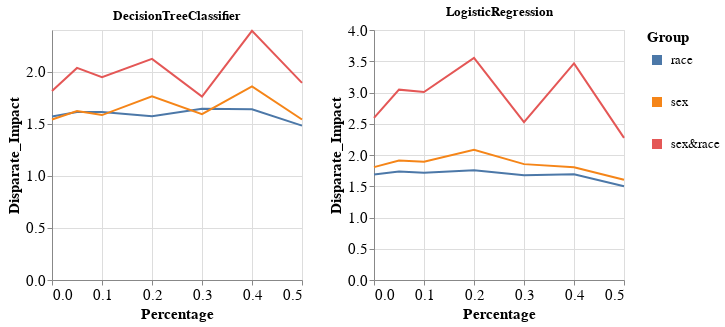

Notebook cell for this chart:
### Code cell
visualizer.create_groups_grid_pct_lines_per_model_plot(group_metric='Disparate_Impact',
                                                       target_preprocessing_technique=PREPROCESSING_TECHNIQUES[0],
                                                       model_names=MODEL_NAMES[:2])

### Figure 1 — Vega-Lite specification as saved in the notebook (floating-point values rounded to 4 significant figures)
{"config": {"view": {"continuousWidth": 400, "continuousHeight": 300}, "axis": {"labelFontSize": 15, "titleFontSize": 15}, "legend": {"labelFontSize": 13, "symbolStrokeWidth": 10, "titleFontSize": 15}}, "vconcat": [{"hconcat": [{"mark": "line", "encoding": {"color": {"field": "Group", "type": "nominal"}, "x": {"field": "Percentage", "type": "quantitative"}, "y": {"field": "Metric_Value", "title": "Disparate_Impact", "type": "quantitative"}}, "height": 250, "title": "DecisionTreeClassifier", "width": 250}, {"data": {"name": "data-b6cfc982702c0d3d033d91371e1f062e"}, "mark": "line", "encoding": {"color": {"field": "Group", "type": "nominal"}, "x": {"field": "Percentage", "type": "quantitative"}, "y": {"field": "Metric_Value", "title": "Disparate_Impact", "type": "quantitative"}}, "height": 250, "title": "LogisticRegression", "width": 250}]}], "data": {"name": "data-e194e567a4cb29ab61b826b383a0e65e"}, "$schema": "https://vega.github.io/schema/vega-lite/v4.17.0.json", "datasets": {"data-e194e567a4cb29ab61b826b383a0e65e": [{"Model_Name": "DecisionTreeClassifier", "Metric": "Disparate_Impact", "Group": "race", "Metric_Value": 1.57, "Percentage": 0.0}, {"Model_Name": "DecisionTreeClassifier", "Metric": "Disparate_Impact", "Group": "sex", "Metric_Value": 1.541, "Percentage": 0.0}, {"Model_Name": "DecisionTreeClassifier", "Metric": "Disparate_Impact", "Group": "sex&race", "Metric_Value": 1.813, "Percentage": 0.0}, {"Model_Name": "DecisionTreeClassifier", "Metric": "Disparate_Impact", "Group": "race", "Metric_Value": 1.612, "Percentage": 0.05}, {"Model_Name": "DecisionTreeClassifier", "Metric": "Disparate_Impact", "Group": "sex", "Metric_Value": 1.622, "Percentage": 0.05}, {"Model_Name": "DecisionTreeClassifier", "Metric": "Disparate_Impact", "Group": "sex&race", "Metric_Value": 2.036, "Percentage": 0.05}, {"Model_Name": "DecisionTreeClassifier", "Metric": "Disparate_Impact", "Group": "race", "Metric_Value": 1.614, "Percentage": 0.1}, {"Model_Name": "DecisionTreeClassifier", "Metric": "Disparate_Impact", "Group": "sex", "Metric_Value": 1.583, "Percentage": 0.1}, {"Model_Name": "DecisionTreeClassifier", "Metric": "Disparate_Impact", "Group": "sex&race", "Metric_Value": 1.948, "Percentage": 0.1}, {"Model_Name": "DecisionTreeClassifier", "Metric": "Disparate_Impact", "Group": "race", "Metric_Value": 1.572, "Percentage": 0.2}, {"Model_Name": "DecisionTreeClassifier", "Metric": "Disparate_Impact", "Group": "sex", "Metric_Value": 1.764, "Percentage": 0.2}, {"Model_Name": "DecisionTreeClassifier", "Metric": "Disparate_Impact", "Group": "sex&race", "Metric_Value": 2.123, "Percentage": 0.2}, {"Model_Name": "DecisionTreeClassifier", "Metric": "Disparate_Impact", "Group": "race", "Metric_Value": 1.644, "Percentage": 0.3}, {"Model_Name": "DecisionTreeClassifier", "Metric": "Disparate_Impact", "Group": "sex", "Metric_Value": 1.592, "Percentage": 0.3}, {"Model_Name": "DecisionTreeClassifier", "Metric": "Disparate_Impact", "Group": "sex&race", "Metric_Value": 1.761, "Percentage": 0.3}, {"Model_Name": "DecisionTreeClassifier", "Metric": "Disparate_Impact", "Group": "race", "Metric_Value": 1.639, "Percentage": 0.4}, {"Model_Name": "DecisionTreeClassifier", "Metric": "Disparate_Impact", "Group": "sex", "Metric_Value": 1.859, "Percentage": 0.4}, {"Model_Name": "DecisionTreeClassifier", "Metric": "Disparate_Impact", "Group": "sex&race", "Metric_Value": 2.392, "Percentage": 0.4}, {"Model_Name": "DecisionTreeClassifier", "Metric": "Disparate_Impact", "Group": "race", "Metric_Value": 1.482, "Percentage": 0.5}, {"Model_Name": "DecisionTreeClassifier", "Metric": "Disparate_Impact", "Group": "sex", "Metric_Value": 1.541, "Percentage": 0.5}, {"Model_Name": "DecisionTreeClassifier", "Metric": "Disparate_Impact", "Group": "sex&race", "Metric_Value": 1.892, "Percentage": 0.5}], "data-b6cfc982702c0d3d033d91371e1f062e": [{"Model_Name": "LogisticRegression", "Metric": "Disparate_Impact", "Group": "race", "Metric_Value": 1.69, "Percentage": 0.0}, {"Model_Name": "LogisticRegression", "Metric": "Disparate_Impact", "Group": "sex", "Metric_Value": 1.806, "Percentage": 0.0}, {"Model_Name": "LogisticRegression", "Metric": "Disparate_Impact", "Group": "sex&race", "Metric_Value": 2.594, "Percentage": 0.0}, {"Model_Name": "LogisticRegression", "Metric": "Disparate_Impact", "Group": "race", "Metric_Value": 1.736, "Percentage": 0.05}, {"Model_Name": "LogisticRegression", "Metric": "Disparate_Impact", "Group": "sex", "Metric_Value": 1.912, "Percentage": 0.05}, {"Model_Name": "LogisticRegression", "Metric": "Disparate_Impact", "Group": "sex&race", "Metric_Value": 3.046, "Percentage": 0.05}, {"Model_Name": "LogisticRegression", "Metric": "Disparate_Impact", "Group": "race", "Metric_Value": 1.716, "Percentage": 0.1}, {"Model_Name": "LogisticRegression", "Metric": "Disparate_Impact", "Group": "sex", "Metric_Value": 1.893, "Percentage": 0.1}, {"Model_Name": "LogisticRegression", "Metric": "Disparate_Impact", "Group": "sex&race", "Metric_Value": 3.007, "Percentage": 0.1}, {"Model_Name": "LogisticRegression", "Metric": "Disparate_Impact", "Group": "race", "Metric_Value": 1.756, "Percentage": 0.2}, {"Model_Name": "LogisticRegression", "Metric": "Disparate_Impact", "Group": "sex", "Metric_Value": 2.084, "Percentage": 0.2}, {"Model_Name": "LogisticRegression", "Metric": "Disparate_Impact", "Group": "sex&race", "Metric_Value": 3.553, "Percentage": 0.2}, {"Model_Name": "LogisticRegression", "Metric": "Disparate_Impact", "Group": "race", "Metric_Value": 1.674, "Percentage": 0.3}, {"Model_Name": "LogisticRegression", "Metric": "Disparate_Impact", "Group": "sex", "Metric_Value": 1.854, "Percentage": 0.3}, {"Model_Name": "LogisticRegression", "Metric": "Disparate_Impact", "Group": "sex&race", "Metric_Value": 2.527, "Percentage": 0.3}, {"Model_Name": "LogisticRegression", "Metric": "Disparate_Impact", "Group": "race", "Metric_Value": 1.691, "Percentage": 0.4}, {"Model_Name": "LogisticRegression", "Metric": "Disparate_Impact", "Group": "sex", "Metric_Value": 1.805, "Percentage": 0.4}, {"Model_Name": "LogisticRegression", "Metric": "Disparate_Impact", "Group": "sex&race", "Metric_Value": 3.467, "Percentage": 0.4}, {"Model_Name": "LogisticRegression", "Metric": "Disparate_Impact", "Group": "race", "Metric_Value": 1.501, "Percentage": 0.5}, {"Model_Name": "LogisticRegression", "Metric": "Disparate_Impact", "Group": "sex", "Metric_Value": 1.603, "Percentage": 0.5}, {"Model_Name": "LogisticRegression", "Metric": "Disparate_Impact", "Group": "sex&race", "Metric_Value": 2.275, "Percentage": 0.5}]}}
